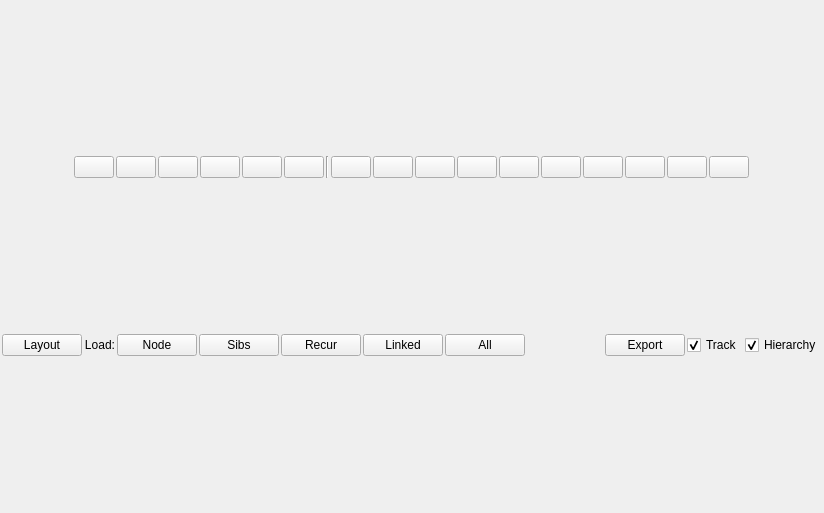
<?xml version="1.0" encoding="UTF-8"?>
<ui version="4.0">
 <class>Form</class>
 <widget class="QWidget" name="Form">
  <property name="geometry">
   <rect>
    <x>0</x>
    <y>0</y>
    <width>824</width>
    <height>513</height>
   </rect>
  </property>
  <property name="windowTitle">
   <string>Form</string>
  </property>
  <layout class="QVBoxLayout" name="verticalLayout">
   <property name="spacing">
    <number>2</number>
   </property>
   <property name="margin">
    <number>2</number>
   </property>
   <item>
    <layout class="QVBoxLayout" name="canvasFrame"/>
   </item>
   <item>
    <layout class="QHBoxLayout" name="horizontalLayout_2">
     <item>
      <spacer name="horizontalSpacer">
       <property name="orientation">
        <enum>Qt::Horizontal</enum>
       </property>
       <property name="sizeType">
        <enum>QSizePolicy::Expanding</enum>
       </property>
       <property name="sizeHint" stdset="0">
        <size>
         <width>40</width>
         <height>20</height>
        </size>
       </property>
      </spacer>
     </item>
     <item>
      <spacer name="horizontalSpacer_4">
       <property name="orientation">
        <enum>Qt::Horizontal</enum>
       </property>
       <property name="sizeHint" stdset="0">
        <size>
         <width>40</width>
         <height>20</height>
        </size>
       </property>
      </spacer>
     </item>
     <item>
      <widget class="QPushButton" name="btnUpdate">
       <property name="toolTip">
        <string>Update links, node names, etc.</string>
       </property>
       <property name="text">
        <string/>
       </property>
       <property name="icon">
        <iconset>
         <normaloff>leo/plugins/GraphCanvas/gtk-refresh.png</normaloff>leo/plugins/GraphCanvas/gtk-refresh.png</iconset>
       </property>
       <property name="flat">
        <bool>false</bool>
       </property>
      </widget>
     </item>
     <item>
      <widget class="QPushButton" name="btnGoto">
       <property name="toolTip">
        <string>Select node in tree</string>
       </property>
       <property name="text">
        <string/>
       </property>
       <property name="icon">
        <iconset>
         <normaloff>leo/plugins/GraphCanvas/stock_right.png</normaloff>leo/plugins/GraphCanvas/stock_right.png</iconset>
       </property>
       <property name="flat">
        <bool>false</bool>
       </property>
      </widget>
     </item>
     <item>
      <widget class="QPushButton" name="btnLocate">
       <property name="toolTip">
        <string>Locate the node selected in the tree in the graph</string>
       </property>
       <property name="text">
        <string/>
       </property>
       <property name="icon">
        <iconset>
         <normaloff>leo/plugins/GraphCanvas/edit-find.png</normaloff>leo/plugins/GraphCanvas/edit-find.png</iconset>
       </property>
       <property name="flat">
        <bool>false</bool>
       </property>
      </widget>
     </item>
     <item>
      <widget class="QPushButton" name="btnUnLoad">
       <property name="toolTip">
        <string>Remove node from graph (links etc. not lost)</string>
       </property>
       <property name="text">
        <string/>
       </property>
       <property name="icon">
        <iconset>
         <normaloff>leo/plugins/GraphCanvas/gtk-remove.png</normaloff>leo/plugins/GraphCanvas/gtk-remove.png</iconset>
       </property>
       <property name="flat">
        <bool>false</bool>
       </property>
      </widget>
     </item>
     <item>
      <widget class="QPushButton" name="btnReset">
       <property name="toolTip">
        <string>Remove node from graph (links etc. not lost) and forget its settings</string>
       </property>
       <property name="text">
        <string/>
       </property>
       <property name="icon">
        <iconset>
         <normaloff>leo/plugins/GraphCanvas/exit.png</normaloff>leo/plugins/GraphCanvas/exit.png</iconset>
       </property>
       <property name="flat">
        <bool>false</bool>
       </property>
      </widget>
     </item>
     <item>
      <widget class="QPushButton" name="btnClear">
       <property name="toolTip">
        <string>Remove all nodes from graph (links etc. not lost)</string>
       </property>
       <property name="text">
        <string/>
       </property>
       <property name="icon">
        <iconset>
         <normaloff>leo/plugins/GraphCanvas/filenew.png</normaloff>leo/plugins/GraphCanvas/filenew.png</iconset>
       </property>
       <property name="flat">
        <bool>false</bool>
       </property>
      </widget>
     </item>
     <item>
      <widget class="Line" name="line">
       <property name="orientation">
        <enum>Qt::Vertical</enum>
       </property>
      </widget>
     </item>
     <item>
      <widget class="QPushButton" name="btnRect">
       <property name="toolTip">
        <string>Node shape: rectangle</string>
       </property>
       <property name="text">
        <string/>
       </property>
       <property name="icon">
        <iconset>
         <normaloff>leo/plugins/GraphCanvas/gcrect.png</normaloff>leo/plugins/GraphCanvas/gcrect.png</iconset>
       </property>
       <property name="flat">
        <bool>false</bool>
       </property>
      </widget>
     </item>
     <item>
      <widget class="QPushButton" name="btnEllipse">
       <property name="toolTip">
        <string>Node shape: ellipse</string>
       </property>
       <property name="text">
        <string/>
       </property>
       <property name="icon">
        <iconset>
         <normaloff>leo/plugins/GraphCanvas/gcoval.png</normaloff>leo/plugins/GraphCanvas/gcoval.png</iconset>
       </property>
       <property name="flat">
        <bool>false</bool>
       </property>
      </widget>
     </item>
     <item>
      <widget class="QPushButton" name="btnDiamond">
       <property name="toolTip">
        <string>Node shape: diamond</string>
       </property>
       <property name="text">
        <string/>
       </property>
       <property name="icon">
        <iconset>
         <normaloff>leo/plugins/GraphCanvas/gcdia.png</normaloff>leo/plugins/GraphCanvas/gcdia.png</iconset>
       </property>
       <property name="flat">
        <bool>false</bool>
       </property>
      </widget>
     </item>
     <item>
      <widget class="QPushButton" name="btnComment">
       <property name="toolTip">
        <string>Node shape: Comment</string>
       </property>
       <property name="text">
        <string/>
       </property>
       <property name="icon">
        <iconset>
         <normaloff>leo/plugins/GraphCanvas/comment.png</normaloff>leo/plugins/GraphCanvas/comment.png</iconset>
       </property>
       <property name="flat">
        <bool>false</bool>
       </property>
      </widget>
     </item>
     <item>
      <widget class="QPushButton" name="btnImage">
       <property name="toolTip">
        <string>Node shape: Image</string>
       </property>
       <property name="text">
        <string/>
       </property>
       <property name="icon">
        <iconset>
         <normaloff>leo/plugins/GraphCanvas/image.png</normaloff>leo/plugins/GraphCanvas/image.png</iconset>
       </property>
       <property name="flat">
        <bool>false</bool>
       </property>
      </widget>
     </item>
     <item>
      <widget class="QPushButton" name="btnNone">
       <property name="toolTip">
        <string>Node shape: text only</string>
       </property>
       <property name="text">
        <string/>
       </property>
       <property name="icon">
        <iconset>
         <normaloff>leo/plugins/GraphCanvas/gcnone.png</normaloff>leo/plugins/GraphCanvas/gcnone.png</iconset>
       </property>
       <property name="flat">
        <bool>false</bool>
       </property>
      </widget>
     </item>
     <item>
      <widget class="QPushButton" name="btnTable">
       <property name="toolTip">
        <string>Node shape: table</string>
       </property>
       <property name="text">
        <string/>
       </property>
       <property name="icon">
        <iconset>
         <normaloff>leo/plugins/GraphCanvas/gctable.png</normaloff>leo/plugins/GraphCanvas/gctable.png</iconset>
       </property>
      </widget>
     </item>
     <item>
      <widget class="QPushButton" name="btnTextColor">
       <property name="toolTip">
        <string>Set the text color of the selected node</string>
       </property>
       <property name="text">
        <string/>
       </property>
       <property name="icon">
        <iconset>
         <normaloff>leo/plugins/GraphCanvas/format-text-bold.png</normaloff>leo/plugins/GraphCanvas/format-text-bold.png</iconset>
       </property>
       <property name="flat">
        <bool>false</bool>
       </property>
      </widget>
     </item>
     <item>
      <widget class="QPushButton" name="btnColor">
       <property name="toolTip">
        <string>Set the background color of the selected node</string>
       </property>
       <property name="text">
        <string/>
       </property>
       <property name="icon">
        <iconset>
         <normaloff>leo/plugins/GraphCanvas/preferences-desktop-locale.png</normaloff>leo/plugins/GraphCanvas/preferences-desktop-locale.png</iconset>
       </property>
       <property name="flat">
        <bool>false</bool>
       </property>
      </widget>
     </item>
     <item>
      <widget class="QPushButton" name="btnClearFormatting">
       <property name="toolTip">
        <string>Clear formatting</string>
       </property>
       <property name="text">
        <string/>
       </property>
       <property name="icon">
        <iconset>
         <normaloff>leo/plugins/GraphCanvas/edit-clear.png</normaloff>leo/plugins/GraphCanvas/edit-clear.png</iconset>
       </property>
       <property name="flat">
        <bool>false</bool>
       </property>
      </widget>
     </item>
     <item>
      <spacer name="horizontalSpacer_3">
       <property name="orientation">
        <enum>Qt::Horizontal</enum>
       </property>
       <property name="sizeHint" stdset="0">
        <size>
         <width>40</width>
         <height>20</height>
        </size>
       </property>
      </spacer>
     </item>
     <item>
      <spacer name="horizontalSpacer_2">
       <property name="orientation">
        <enum>Qt::Horizontal</enum>
       </property>
       <property name="sizeType">
        <enum>QSizePolicy::Expanding</enum>
       </property>
       <property name="sizeHint" stdset="0">
        <size>
         <width>40</width>
         <height>20</height>
        </size>
       </property>
      </spacer>
     </item>
    </layout>
   </item>
   <item>
    <layout class="QHBoxLayout" name="horizontalLayout">
     <item>
      <widget class="QPushButton" name="btnLayout">
       <property name="contextMenuPolicy">
        <enum>Qt::DefaultContextMenu</enum>
       </property>
       <property name="text">
        <string>Layout</string>
       </property>
       <property name="flat">
        <bool>false</bool>
       </property>
      </widget>
     </item>
     <item>
      <widget class="QLabel" name="label">
       <property name="text">
        <string>Load:</string>
       </property>
       <property name="alignment">
        <set>Qt::AlignRight|Qt::AlignTrailing|Qt::AlignVCenter</set>
       </property>
      </widget>
     </item>
     <item>
      <widget class="QPushButton" name="btnLoad">
       <property name="toolTip">
        <string>Add the node selected in the tree to the graph</string>
       </property>
       <property name="text">
        <string>Node</string>
       </property>
      </widget>
     </item>
     <item>
      <widget class="QPushButton" name="btnLoadSibs">
       <property name="toolTip">
        <string>Add the node selected in the tree and its siblings to the graph</string>
       </property>
       <property name="text">
        <string>Sibs</string>
       </property>
      </widget>
     </item>
     <item>
      <widget class="QPushButton" name="btnLoadRecur">
       <property name="toolTip">
        <string>Recursively add all the nodes below the node selected in the tree to the graph</string>
       </property>
       <property name="text">
        <string>Recur</string>
       </property>
      </widget>
     </item>
     <item>
      <widget class="QPushButton" name="btnLoadLinked">
       <property name="toolTip">
        <string>Add any nodes that are directly linked to nodes already in the graph</string>
       </property>
       <property name="text">
        <string>Linked</string>
       </property>
      </widget>
     </item>
     <item>
      <widget class="QPushButton" name="btnLoadAll">
       <property name="toolTip">
        <string>Add all nodes that are linked to nodes already in the graph.</string>
       </property>
       <property name="text">
        <string>All</string>
       </property>
      </widget>
     </item>
     <item>
      <spacer name="horizontalSpacer_5">
       <property name="orientation">
        <enum>Qt::Horizontal</enum>
       </property>
       <property name="sizeHint" stdset="0">
        <size>
         <width>40</width>
         <height>20</height>
        </size>
       </property>
      </spacer>
     </item>
     <item>
      <widget class="QPushButton" name="btnExport">
       <property name="toolTip">
        <string>Export the graph as a PNG.</string>
       </property>
       <property name="text">
        <string>Export</string>
       </property>
      </widget>
     </item>
     <item>
      <widget class="QCheckBox" name="chkTrack">
       <property name="toolTip">
        <string>Alway select node in tree when node is selected in graph</string>
       </property>
       <property name="text">
        <string>Track</string>
       </property>
       <property name="checked">
        <bool>true</bool>
       </property>
      </widget>
     </item>
     <item>
      <widget class="QCheckBox" name="chkHierarchy">
       <property name="toolTip">
        <string>Show/hide hierarchy links</string>
       </property>
       <property name="text">
        <string>Hierarchy</string>
       </property>
       <property name="checked">
        <bool>true</bool>
       </property>
      </widget>
     </item>
    </layout>
   </item>
  </layout>
 </widget>
 <resources/>
 <connections/>
</ui>
